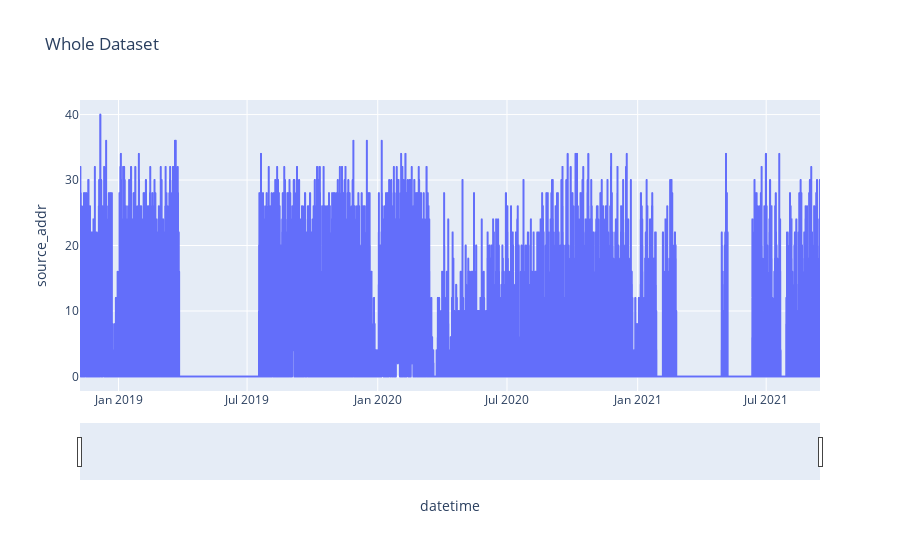

The cell this chart's notebook holds for it:
### Code cell
fig = px.line(df.reset_index(), x='datetime', y='source_addr', title='Whole Dataset')

fig.update_xaxes(
    rangeslider_visible=True,
)
fig.show()

### Figure 1 — Plotly figure (JSON) as saved in the notebook; plotly's stock layout.template omitted (floating-point values rounded to 4 significant figures; data arrays with more than 128 entries replaced by an {"elided": "..."} marker saying what was removed)
{"data": [{"hovertemplate": "datetime=%{x}<br>source_addr=%{y}<extra></extra>", "legendgroup": "", "line": {"color": "#636efa", "dash": "solid"}, "marker": {"symbol": "circle"}, "mode": "lines", "name": "", "showlegend": false, "type": "scattergl", "x": {"elided": "25009 str values"}, "xaxis": "x", "y": {"elided": "25009 int values"}, "yaxis": "y"}], "layout": {"legend": {"tracegroupgap": 0}, "title": {"text": "Whole Dataset"}, "xaxis": {"anchor": "y", "domain": [0, 1], "rangeslider": {"visible": true}, "title": {"text": "datetime"}}, "yaxis": {"anchor": "x", "domain": [0, 1], "title": {"text": "source_addr"}}}}
